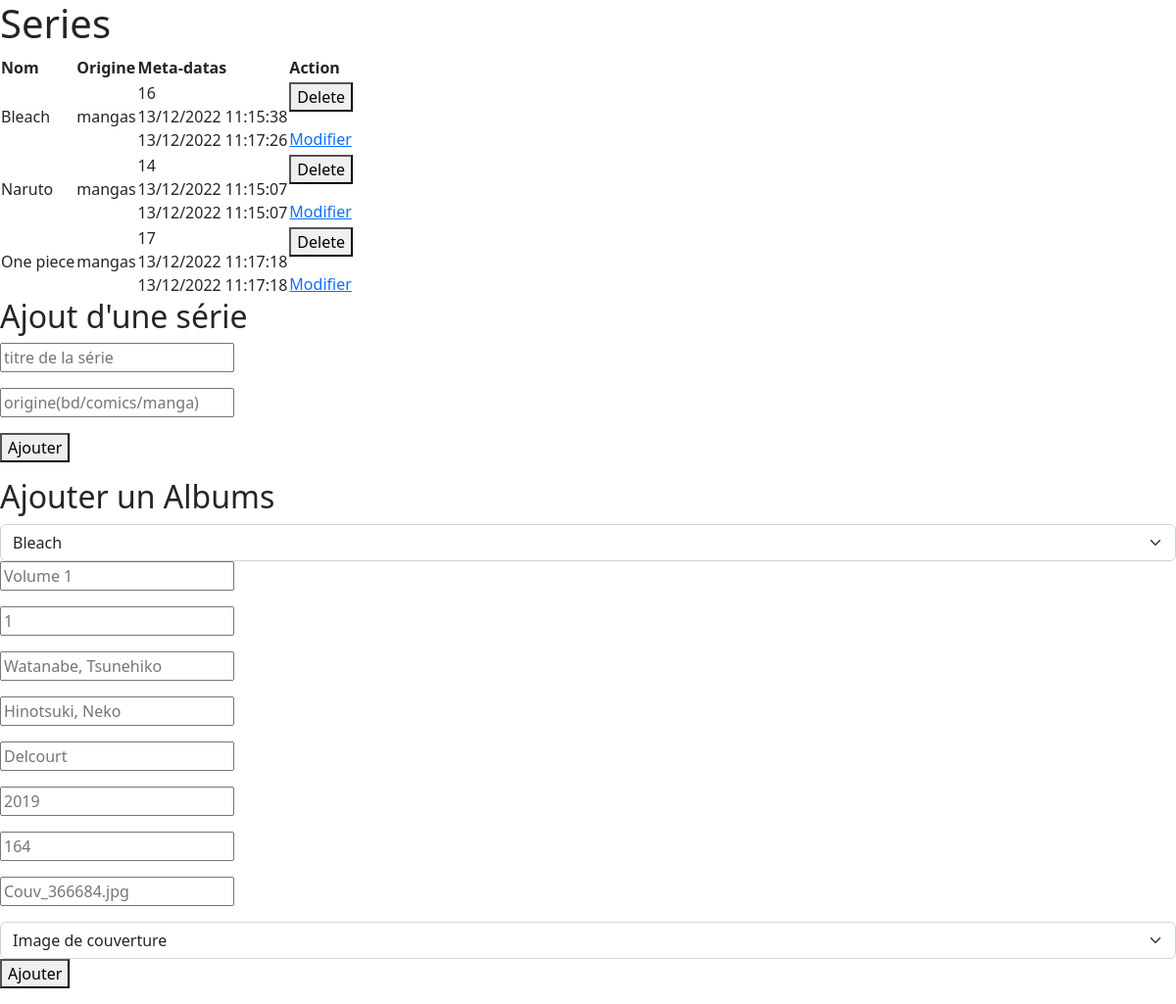
The app's page /home.php with its own data.
### tables this page shows
CREATE TABLE `series` (
  `id` int NOT NULL,
  `created` datetime NOT NULL DEFAULT CURRENT_TIMESTAMP,
  `updated` datetime NOT NULL DEFAULT CURRENT_TIMESTAMP ON UPDATE CURRENT_TIMESTAMP,
  `title` varchar(50) NOT NULL,
  `origin` varchar(50) DEFAULT NULL
);

### Series.php (called while the page is built, shortened)
<?php
class Serie extends Database
{
    protected $id;
    protected $created;
    protected $updated;
    protected $title;
    protected $origin;
    public function setOrigin($d)
    {
        $this->origin =(string) $d;
        return $this;
    }
    public function setTitle($d)
    {
        $this->title =(string) $d;
        return $this;
    }
    public function setUpdated($d)
    {
        $this->updated =(string) $d;
        return $this;
    }
    public function setCreated($d)
    {
        $this->created =(string) $d;
        return $this;
    }
    public function setId($d)
    {
        $this->id =(string) $d;
        return $this;
    }
    public function getOrigin()
    {
        return $this->origin;
    }
    public function getTitle()
    {
        return $this->title;
    }
    public function getUpdated()
    {
        $d = new DateTime($this->updated);
        return $d->format('d/m/Y h:i:s');
    }
    public function getCreated()
    {
        $d = new DateTime($this->created);
        return $d->format('d/m/Y h:i:s');
    }
    public function getId()
    {
        return $this->id;
    }
    public static function all(){
        $sql = new Database();
        $tAll = [];
        $r = $sql->prepare('SELECT * FROM series ORDER BY title');
        $r->execute();
        while($one = $r->fetch(PDO::FETCH_ASSOC)){
            array_push($tAll, new Serie($one));
        }
        return $tAll;
    }
}

### database.php (called while the page is built, shortened)
<?php
class Database extends PDO{
    public function hydrate(array $d){
        foreach($d as $key => $value){
            $setter = 'set'. ucfirst($key);
        }
    }
}

### home.php (the view, shortened to what this page needs)
<!DOCTYPE html>
<html>
<head>
    <link href="https://cdn.jsdelivr.net/npm/bootstrap@5.2.3/dist/css/bootstrap.min.css" rel="stylesheet">
</head>
<body>
    <h1>Series</h1>
    <?php endif;
    $t = Serie::all();
    ?>
    <table>
        <thead>
            <tr>
                <th>Nom</th>
                <th>Origine</th>
                <th>Meta-datas</th>
                <th>Action</th>
            </tr>
        </thead>
        <tbody>
            <?php
            foreach ($t as $v) : ?>
                <tr>
                    <td><?= $v->getTitle() ?></td>
                    <td><?= $v->getOrigin() ?>
                    </td>
                    <td><?= $v->getId() ?><br />
                        <?= $v->getCreated() ?><br />
                        <?= $v->getUpdated() ?></td>
                    <td>
                        <form action="<?= $_SERVER['PHP_SELF'] ?>" method="post">
                            <p><button type="submit" name="delete">Delete</button></p>
                        </form>
                        <a href="<?= $_SERVER['PHP_SELF'] ?>?edit=<?= $v->getId() ?>">Modifier </a>
                    </td>
                </tr>
            <?php endforeach; ?>
        </tbody>
    </table>
    <h2>Ajout d'une série</h2>
    <form action="<?= $_SERVER['PHP_SELF'] ?>" method="post">
        <p><input type="text" name="title" placeholder="titre de la série " required></p>
        <p><input type="text" name="origin" placeholder="origine(bd/comics/manga)"></p>
        <p><button type="submit" name="add">Ajouter</button></p>
    </form>
    <h2>Ajouter un Albums</h2>
    <form action="<?= $_SERVER['PHP_SELF'] ?>" method="post">
        <select class="form-select" aria-label="Default select example" name="serie_id">
            <?php foreach ($t as $v) : ?>
                <option value="<?= $v->getId() ?>"><?= $v->getTitle() ?></option>
            <?php endforeach; ?>
        </select>
        <p><input type="text" name="title" placeholder="Volume 1"></p>
        <p><input type="number" name="num" placeholder="1"></p>
        <p><input type="text" name="writer" placeholder="Watanabe, Tsunehiko"></p>
        <p><input type="text" name="illustrator" placeholder="Hinotsuki, Neko"></p>
        <p><input type="text" name="editor" placeholder="Delcourt"></p>
        <p><input type="text" name="releaseyear" placeholder="2019"></p>
        <p><input type="text" name="strips" placeholder="164"></p>
        <p><input type="text" name="cover" placeholder="Couv_366684.jpg"></p>
        <select class="form-select" aria-label="Default select example" name="rep">
            <option selected>Image de couverture</option>
        </select>
        <p><button type="submit" name="addBooks">Ajouter</button></p>
    </form>
</body>
</html>

### records on screen
series: title "Bleach", origin "mangas", id "16", created "13/12/2022 11:15:38", updated "13/12/2022 11:17:26"
series: title "Naruto", origin "mangas", id "14", created "13/12/2022 11:15:07", updated "13/12/2022 11:15:07"
series: title "One piece", origin "mangas", id "17", created "13/12/2022 11:17:18", updated "13/12/2022 11:17:18"

### other values on screen
form field serie_id "Bleach"
